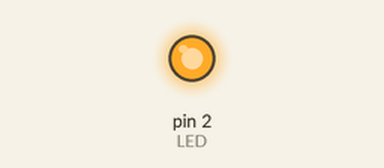
Recording of a sketch running on a simulated Arduino Uno, built with avr-gcc and run on an emulated ATmega328P. Shown: output pins drawn as LEDs (lit = HIGH). Random numbers use the default seed unless the sketch sets one.

Above: at 1.0 s.
At 39.8 s:
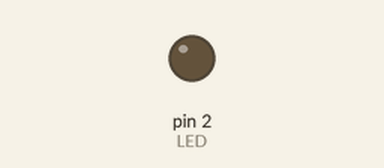
Timing chart, 0 to 40.0 s (numbered marks = the images above):
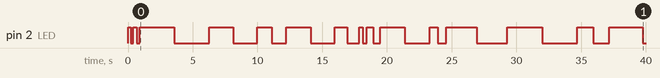

Measured:
- by itself, pin 2 (LED): LOW → HIGH at 0.00 s, → LOW 0.21 s later, → HIGH 0.21 s later, → LOW 0.25 s later, … (30 changes in this stretch)

The sketch:

blink_led.ino
```cpp
int LED = 2;
int x;

void setup() {
  pinMode(LED, OUTPUT);

}

void loop() {
  x = random(200, 3000);
  digitalWrite(LED, HIGH);   // turn the LED on (HIGH is the voltage level)
  delay(x);
  digitalWrite(LED, LOW);    // turn the LED off by making the voltage LOW
  delay(x);
}
```
